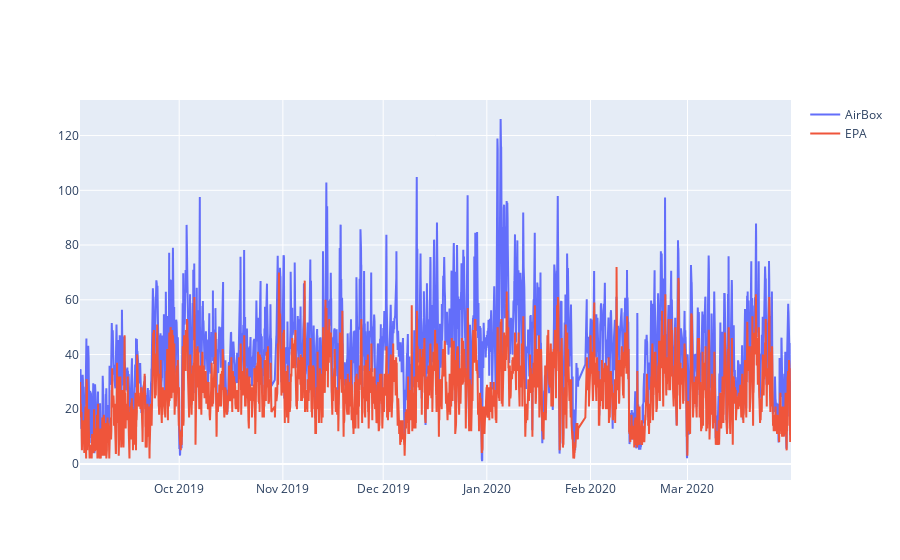

Source (notebook cell):
### Code cell
fig = go.Figure()
fig.add_trace(go.Scatter(x=DF_data.time_hourly, y=DF_data["PM2.5"],
                    mode='lines',
                    name='AirBox'))
fig.add_trace(go.Scatter(x=DF_data.time_hourly, y=DF_data["EPA_PM2.5"],
                    mode='lines',
                    name='EPA'))
fig.show()

### Figure 1 — Plotly figure (JSON) as saved in the notebook; plotly's stock layout.template omitted (floating-point values rounded to 4 significant figures; data arrays with more than 128 entries replaced by an {"elided": "..."} marker saying what was removed)
{"data": [{"mode": "lines", "name": "AirBox", "type": "scatter", "x": {"elided": "4729 str values"}, "y": {"elided": "4729 float values"}}, {"mode": "lines", "name": "EPA", "type": "scatter", "x": {"elided": "4729 str values"}, "y": {"elided": "4729 int values"}}], "layout": {}}
